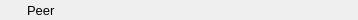
<?xml version="1.0" encoding="UTF-8"?>
<ui version="4.0">
 <class>PeerWidget</class>
 <widget class="QWidget" name="PeerWidget">
  <property name="geometry">
   <rect>
    <x>0</x>
    <y>0</y>
    <width>358</width>
    <height>20</height>
   </rect>
  </property>
  <property name="sizePolicy">
   <sizepolicy hsizetype="Expanding" vsizetype="Fixed">
    <horstretch>0</horstretch>
    <verstretch>0</verstretch>
   </sizepolicy>
  </property>
  <property name="minimumSize">
   <size>
    <width>0</width>
    <height>20</height>
   </size>
  </property>
  <property name="maximumSize">
   <size>
    <width>16777215</width>
    <height>20</height>
   </size>
  </property>
  <property name="windowTitle">
   <string>Form</string>
  </property>
  <property name="autoFillBackground">
   <bool>true</bool>
  </property>
  <property name="styleSheet">
   <string notr="true"/>
  </property>
  <property name="class" stdset="0">
   <string>peerValue</string>
  </property>
  <layout class="QHBoxLayout" name="horizontalLayout">
   <property name="leftMargin">
    <number>14</number>
   </property>
   <property name="topMargin">
    <number>0</number>
   </property>
   <property name="rightMargin">
    <number>0</number>
   </property>
   <property name="bottomMargin">
    <number>0</number>
   </property>
   <item>
    <widget class="QLabel" name="Icon">
     <property name="sizePolicy">
      <sizepolicy hsizetype="Fixed" vsizetype="Fixed">
       <horstretch>0</horstretch>
       <verstretch>0</verstretch>
      </sizepolicy>
     </property>
     <property name="maximumSize">
      <size>
       <width>16</width>
       <height>16</height>
      </size>
     </property>
     <property name="autoFillBackground">
      <bool>false</bool>
     </property>
     <property name="text">
      <string/>
     </property>
     <property name="pixmap">
      <pixmap>../../../Resources/icons/smiley.png</pixmap>
     </property>
     <property name="scaledContents">
      <bool>true</bool>
     </property>
     <property name="class" stdset="0">
      <string>peerValue</string>
     </property>
    </widget>
   </item>
   <item>
    <widget class="QLabel" name="label">
     <property name="sizePolicy">
      <sizepolicy hsizetype="Minimum" vsizetype="Preferred">
       <horstretch>0</horstretch>
       <verstretch>0</verstretch>
      </sizepolicy>
     </property>
     <property name="maximumSize">
      <size>
       <width>16777215</width>
       <height>20</height>
      </size>
     </property>
     <property name="font">
      <font>
       <pointsize>10</pointsize>
      </font>
     </property>
     <property name="lineWidth">
      <number>0</number>
     </property>
     <property name="text">
      <string>Peer</string>
     </property>
     <property name="indent">
      <number>0</number>
     </property>
     <property name="class" stdset="0">
      <string>peerValue</string>
     </property>
    </widget>
   </item>
   <item>
    <widget class="QLabel" name="statusLabel">
     <property name="sizePolicy">
      <sizepolicy hsizetype="Expanding" vsizetype="Preferred">
       <horstretch>0</horstretch>
       <verstretch>0</verstretch>
      </sizepolicy>
     </property>
     <property name="font">
      <font>
       <pointsize>10</pointsize>
      </font>
     </property>
     <property name="text">
      <string/>
     </property>
    </widget>
   </item>
  </layout>
 </widget>
 <resources/>
 <connections/>
</ui>
